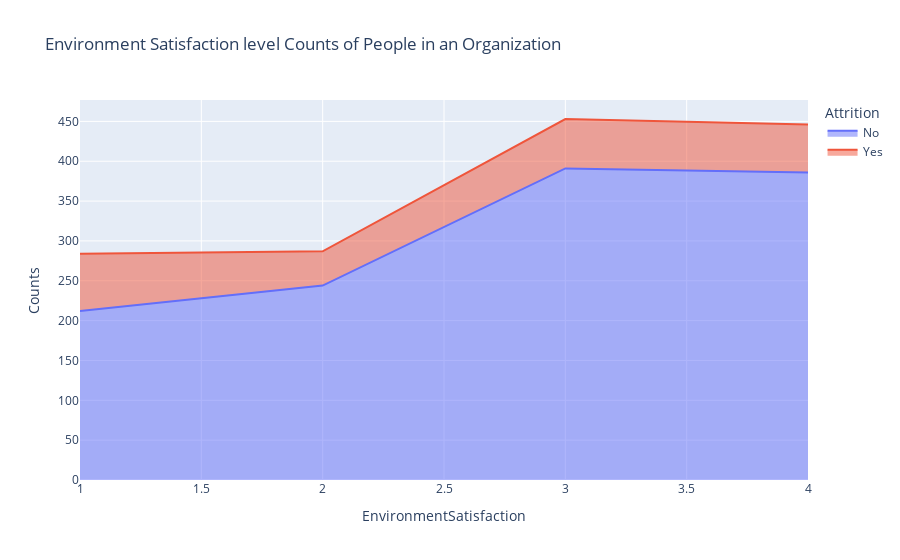

The notebook cell saved with this chart:
### Markdown cell above
#### How does the environment satisfaction impact attrition?

### Code cell
sats_att=data.groupby(['EnvironmentSatisfaction','Attrition']).apply(lambda x:x['DailyRate'].count()).reset_index(name='Counts')
px.area(sats_att,x='EnvironmentSatisfaction',y='Counts',color='Attrition',title='Environment Satisfaction level Counts of People in an Organization')

### Figure 1 — Plotly figure (JSON) as saved in the notebook; plotly's stock layout.template omitted (floating-point values rounded to 4 significant figures)
{"data": [{"fillpattern": {"shape": ""}, "hovertemplate": "Attrition=No<br>EnvironmentSatisfaction=%{x}<br>Counts=%{y}<extra></extra>", "legendgroup": "No", "line": {"color": "#636efa"}, "marker": {"symbol": "circle"}, "mode": "lines", "name": "No", "orientation": "v", "showlegend": true, "stackgroup": "1", "type": "scatter", "x": [1, 2, 3, 4], "xaxis": "x", "y": [212, 244, 391, 386], "yaxis": "y"}, {"fillpattern": {"shape": ""}, "hovertemplate": "Attrition=Yes<br>EnvironmentSatisfaction=%{x}<br>Counts=%{y}<extra></extra>", "legendgroup": "Yes", "line": {"color": "#EF553B"}, "marker": {"symbol": "circle"}, "mode": "lines", "name": "Yes", "orientation": "v", "showlegend": true, "stackgroup": "1", "type": "scatter", "x": [1, 2, 3, 4], "xaxis": "x", "y": [72, 43, 62, 60], "yaxis": "y"}], "layout": {"legend": {"title": {"text": "Attrition"}, "tracegroupgap": 0}, "title": {"text": "Environment Satisfaction level Counts of People in an Organization"}, "xaxis": {"anchor": "y", "domain": [0, 1], "title": {"text": "EnvironmentSatisfaction"}}, "yaxis": {"anchor": "x", "domain": [0, 1], "title": {"text": "Counts"}}}}
